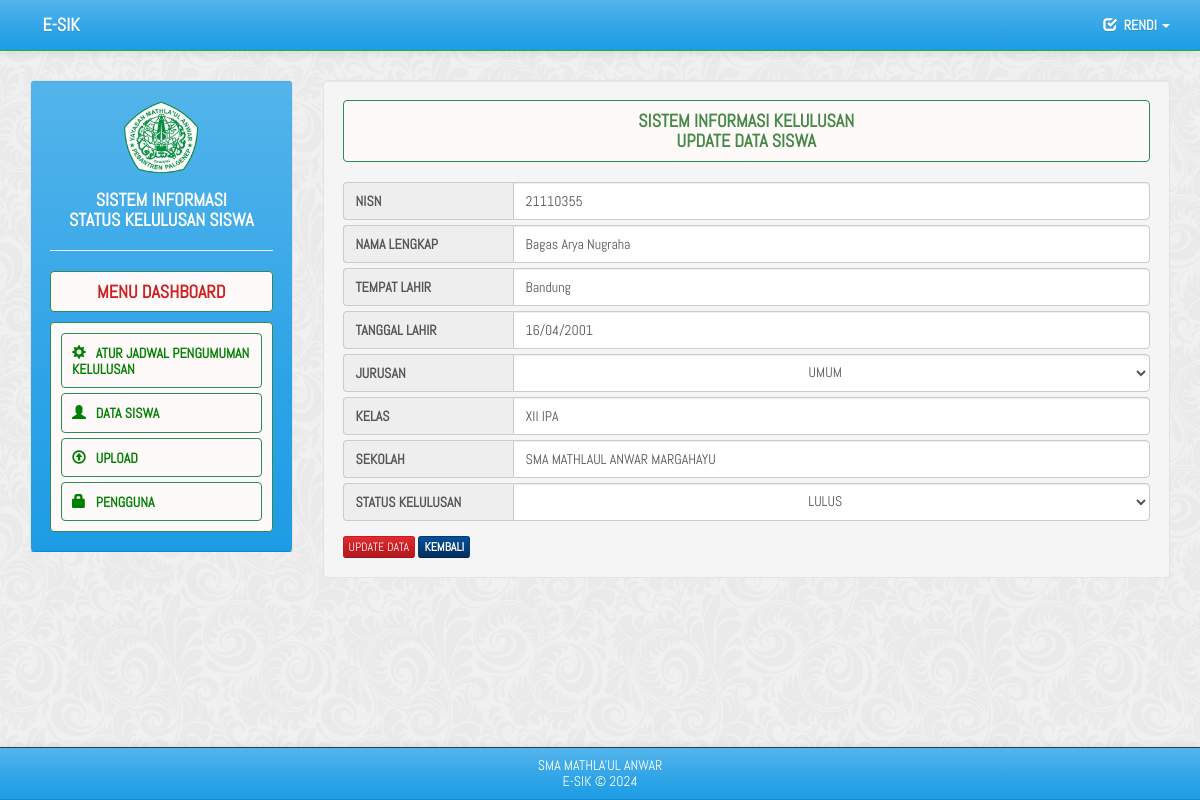
Page /admin/editsiswa.php?no=1 (signed in) on the committed database.
### tables this page shows
CREATE TABLE `tbl_profil` (
  `id_profil` int(10) NOT NULL,
  `nm_sekolah` varchar(200) NOT NULL,
  `nm_aplikasi` varchar(200) NOT NULL,
  `tahun` year(4) NOT NULL,
  `tgl_pengumuman` datetime NOT NULL
);

CREATE TABLE `tbl_siswa` (
  `no` int(200) NOT NULL,
  `nisn` varchar(200) NOT NULL,
  `name` varchar(200) NOT NULL,
  `addresse` varchar(200) NOT NULL,
  `tgllhr` varchar(200) NOT NULL,
  `kelas` varchar(200) NOT NULL,
  `ket` varchar(200) NOT NULL,
  `sekolah` varchar(200) NOT NULL,
  `kd_jurusan` varchar(10) NOT NULL,
  `nilai1` varchar(200) DEFAULT NULL,
  `nilai2` varchar(200) DEFAULT NULL,
  `nilai3` varchar(200) DEFAULT NULL,
  `nilai4` varchar(200) DEFAULT NULL,
  `nilai5` varchar(200) DEFAULT NULL,
  `nilai6` varchar(200) DEFAULT NULL,
  `nilai7` varchar(200) DEFAULT NULL,
  `nilai8` varchar(200) DEFAULT NULL,
  `nilai9` varchar(200) DEFAULT NULL,
  `nilai10` varchar(200) DEFAULT NULL,
  `nilai11` varchar(200) DEFAULT NULL,
  `nilai12` varchar(200) DEFAULT NULL,
  `nilai13` varchar(200) DEFAULT NULL,
  `nilai14` varchar(200) DEFAULT NULL,
  `nilai15` varchar(200) DEFAULT NULL,
  `nilai16` varchar(200) DEFAULT NULL,
  `nilai17` varchar(200) DEFAULT NULL,
  `nilai18` varchar(200) DEFAULT NULL,
  `nilai19` varchar(200) DEFAULT NULL,
  `nilai20` varchar(200) DEFAULT NULL,
  `nilai21` varchar(200) DEFAULT NULL,
  `nilai22` varchar(200) DEFAULT NULL,
  `nilai23` varchar(200) DEFAULT NULL,
  `nilai24` varchar(200) DEFAULT NULL,
  `nilai25` varchar(200) DEFAULT NULL,
  `nilai26` varchar(200) DEFAULT NULL
);

CREATE TABLE `tbl_jurusan` (
  `id_jurusan` int(3) NOT NULL,
  `kd_jurusan` varchar(10) NOT NULL,
  `nm_jurusan` varchar(10) NOT NULL
);

### admin/editsiswa.php (the view, shortened to what this page needs)
<?php
if (isset($_SESSION['username']) and $_SESSION['pass']) {
?>
    <?php
    include "adm-header.php";
    ?>
    <div class="container">
        <div class="row" style="margin-top: 30px;">
            <div class="col-sm-3">
                <?php
                include "adm-menu.php";
                ?>
            </div>
            <div class="col-sm-9">
                <div id="rightPan">
                    <div class="well">
                        <fieldset>
                            <div class=" alert alert-dismissable alert-success">
                                <h4 align="center"><b>SISTEM INFORMASI KELULUSAN</br>UPDATE DATA SISWA</b></h4>
                            </div>
                            <?php
                            include "../controller/config.php";
                            $no = $_GET['no'];
                            $q = mysqli_query($koneksi, "SELECT * from tbl_siswa INNER JOIN tbl_jurusan ON tbl_siswa.kd_jurusan=tbl_jurusan.kd_jurusan where no='$no'");
                            while ($r = mysqli_fetch_array($q)) {
                            ?>
                                <form class="form-horizontal" method="post" action="updatesiswa.php">
                                    <div class="input-group" style="margin-bottom: 5px;">
                                        <span class="input-group-addon" id="basic-addon1" style="min-width: 170px; text-align: left;"><b>NISN</b></span>
                                        <input type="text" class="form-control" name="nisn" value="<?php echo $r['nisn']; ?>" size="50" style="text-align: left;">
                                    </div>
                                    <div class="input-group" style="margin-bottom: 5px;">
                                        <span class="input-group-addon" id="basic-addon1" style="min-width: 170px; text-align: left;"><b>NAMA LENGKAP</b></span>
                                        <input type="text" class="form-control" name="name" value="<?php echo $r['name']; ?>" size="50" style="text-align: left;">
                                    </div>
                                    <div class="input-group" style="margin-bottom: 5px;">
                                        <span class="input-group-addon" id="basic-addon1" style="min-width: 170px; text-align: left;"><b>TEMPAT LAHIR</b></span>
                                        <input type="text" class="form-control" name="addresse" value="<?php echo $r['addresse']; ?>" size="50" style="text-align: left;">
                                    </div>
                                    <div class="input-group" style="margin-bottom: 5px;">
                                        <span class="input-group-addon" id="basic-addon1" style="min-width: 170px; text-align: left;"><b>TANGGAL LAHIR</b></span>
                                        <input type="text" class="form-control" name="tgllhr" value="<?php echo $r['tgllhr']; ?>" size="50" style="text-align: left;">
                                    </div>
                                    <div class="input-group" style="margin-bottom: 5px;">
                                        <span class="input-group-addon" id="basic-addon1" style="min-width: 170px; text-align: left;"><b>JURUSAN</b></span>
                                        <select class="form-control form-select form-select-lg mb-3" aria-label=".form-select-lg example" name="jurusan" required="yes">
                                            <option value="<?php echo $r['kd_jurusan']; ?>" selected><?php echo $r['nm_jurusan']; ?></option>
                                            <?php
                                            include('config.php');
                                            $q = mysqli_query($koneksi, "SELECT * FROM tbl_jurusan ORDER BY kd_jurusan ASC");
                                            ?>
                                        </select>
                                    </div>
                                    <div class="input-group" style="margin-bottom: 5px;">
                                        <span class="input-group-addon" id="basic-addon1" style="min-width: 170px; text-align: left;"><b>KELAS</b></span>
                                        <input type="text" class="form-control" name="kelas" value="<?php echo $r['kelas']; ?>" size="50" style="text-align: left;">
                                    </div>
                                    <div class="input-group" style="margin-bottom: 5px;">
                                        <span class="input-group-addon" id="basic-addon1" style="min-width: 170px; text-align: left;"><b>SEKOLAH</b></span>
                                        <input type="text" class="form-control" name="sekolah" value="<?php echo $r['sekolah']; ?>" size="50" style="text-align: left;">
                                    </div>
                                    <div class="input-group" style="margin-bottom: 5px;">
                                        <span class="input-group-addon" id="basic-addon1" style="min-width: 170px; text-align: left;"><b>STATUS KELULUSAN</b></span>
                                        <select class="form-control form-select form-select-lg mb-3" aria-label=".form-select-lg example" name="ket" required="yes">
                                            <option value="<?php echo $r['ket']; ?>" selected><?php echo $r['ket']; ?></option>
                                        </select>
                                    </div>
                                    <div class="form-group" style="margin: -10px 0 -10px 0;">
                                        <p align="left">
                                            <input type="submit" value="UPDATE DATA" name="simpan" class="btn btn-xs btn-danger" />
                                            <a class="btn btn-xs btn-info" href="siswa" value=""><b>KEMBALI</b></a>
                                        </p>
                                    </div>
                                <?php
                            }
                                ?>
                                </form>
                        </fieldset>
                    </div>
                </div>
            </div>
        </div>    <br>
        <br>
        <br>
        <?php
        include "../controller/footer.php";
        ?>
        </body>
        </html>
    <?php
} else { ?>
    <?php
    echo "<meta http-equiv='refresh' content='0; url=../login'>";
}
    ?>

### admin/adm-header.php (shortened to what this page needs)
<!DOCTYPE html>
<html lang="en">
<head>
    <link rel="stylesheet" href="../css/bootstrap.css">
    <link rel="stylesheet" href="../css/bootswatch.min.css">
    <link rel="stylesheet" href="../css/jasny-bootstrap.min.css">
</head>
<body style="background: url('../images/bg.png') repeat;">
    <div class="navbar navbar-inverse navbar-fixed-top btn-primary" >
        <div class="container">
            <div class="navbar-header">
                <?php
                require "../controller/config.php";
                $p = mysqli_query($koneksi, "SELECT * FROM tbl_profil WHERE  id_profil='1'");
                while ($data = mysqli_fetch_array($p)) {
                    echo '<span class="navbar-brand"><b>&nbsp&nbsp ' . $data['nm_aplikasi'] . '</b></span>';
                }
                ?>
            </div>
            <div class="navbar-collapse collapse" id="navbar-main">
                <ul class="nav navbar-nav navbar-right">
                    <li class="dropdown">
                        <a href="#" class="dropdown-toggle" data-toggle="dropdown" role="button" aria-expanded="true" style="text-transform: uppercase;">
                            <span class='glyphicon glyphicon-check' aria-hidden='true'></span>&nbsp; <b><?php echo $_SESSION['username']; ?> </b><span class="caret"></span>
                        </a>
                    </li>
                </ul>
            </div>
        </div>
    </div>

### controller/footer.php
<div class="navbar navbar-inverse navbar-fixed-bottom btn-primary">
    <?php
    require "config.php";
    $p = mysqli_query($koneksi, "SELECT * FROM tbl_profil WHERE  id_profil='1'");
    while ($data = mysqli_fetch_array($p)) {
        echo '<h5 align="center" style="color:#ffff;">' . $data['nm_sekolah'] . '</br>' . $data['nm_aplikasi'] . ' &copy ' . $data['tahun'] . '</h5>';
    }
    ?>
</div>

### rows in the picture
tbl_profil: nm_aplikasi "E-SIK", nm_sekolah "SMA MATHLA'UL ANWAR", tahun "2024"
tbl_siswa: nisn "21110355", name "Bagas Arya Nugraha", addresse "Bandung", tgllhr "16/04/2001", jurusan "UMUM", kelas "XII IPA", sekolah "SMA MATHLAUL ANWAR MARGAHAYU", ket "LULUS"

### other values in the picture
$_SESSION['username'] "RENDI"
